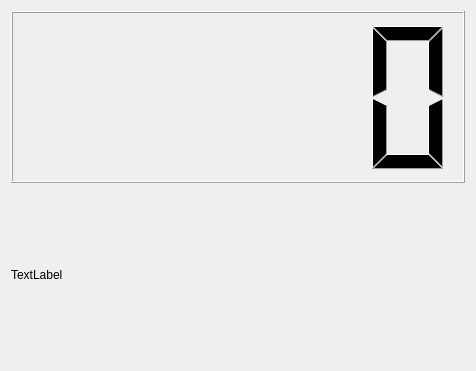
<?xml version="1.0" encoding="UTF-8"?>
<ui version="4.0">
 <class>Widget</class>
 <widget class="QWidget" name="Widget">
  <property name="geometry">
   <rect>
    <x>0</x>
    <y>0</y>
    <width>476</width>
    <height>371</height>
   </rect>
  </property>
  <property name="windowTitle">
   <string>Widget</string>
  </property>
  <layout class="QGridLayout" name="gridLayout">
   <item row="0" column="0">
    <widget class="QLCDNumber" name="lcdNumber"/>
   </item>
   <item row="1" column="0">
    <widget class="QLabel" name="label">
     <property name="text">
      <string>TextLabel</string>
     </property>
    </widget>
   </item>
  </layout>
 </widget>
 <resources/>
 <connections/>
</ui>
